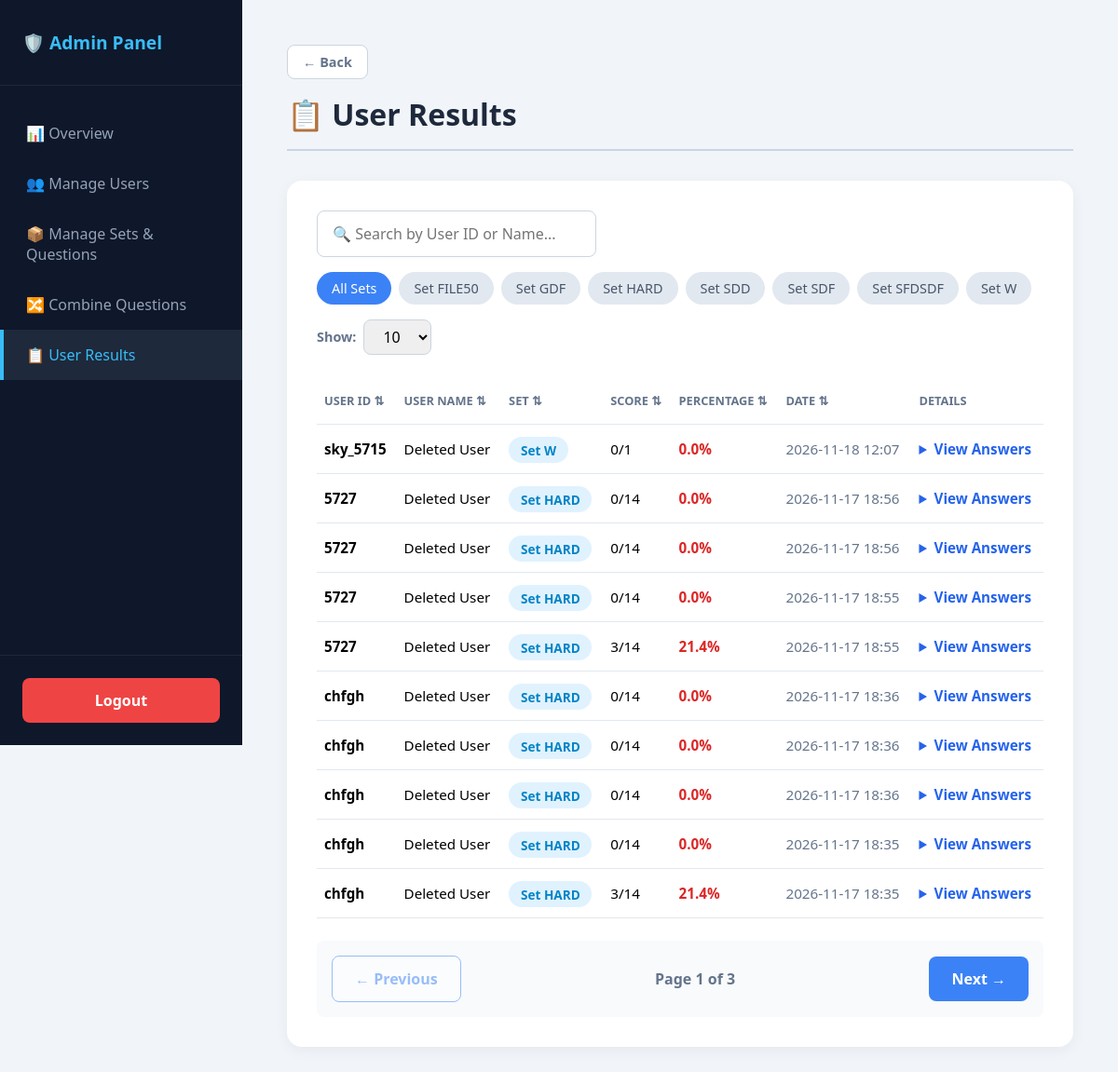
Page /admin/results (signed in) on the earlier database version.
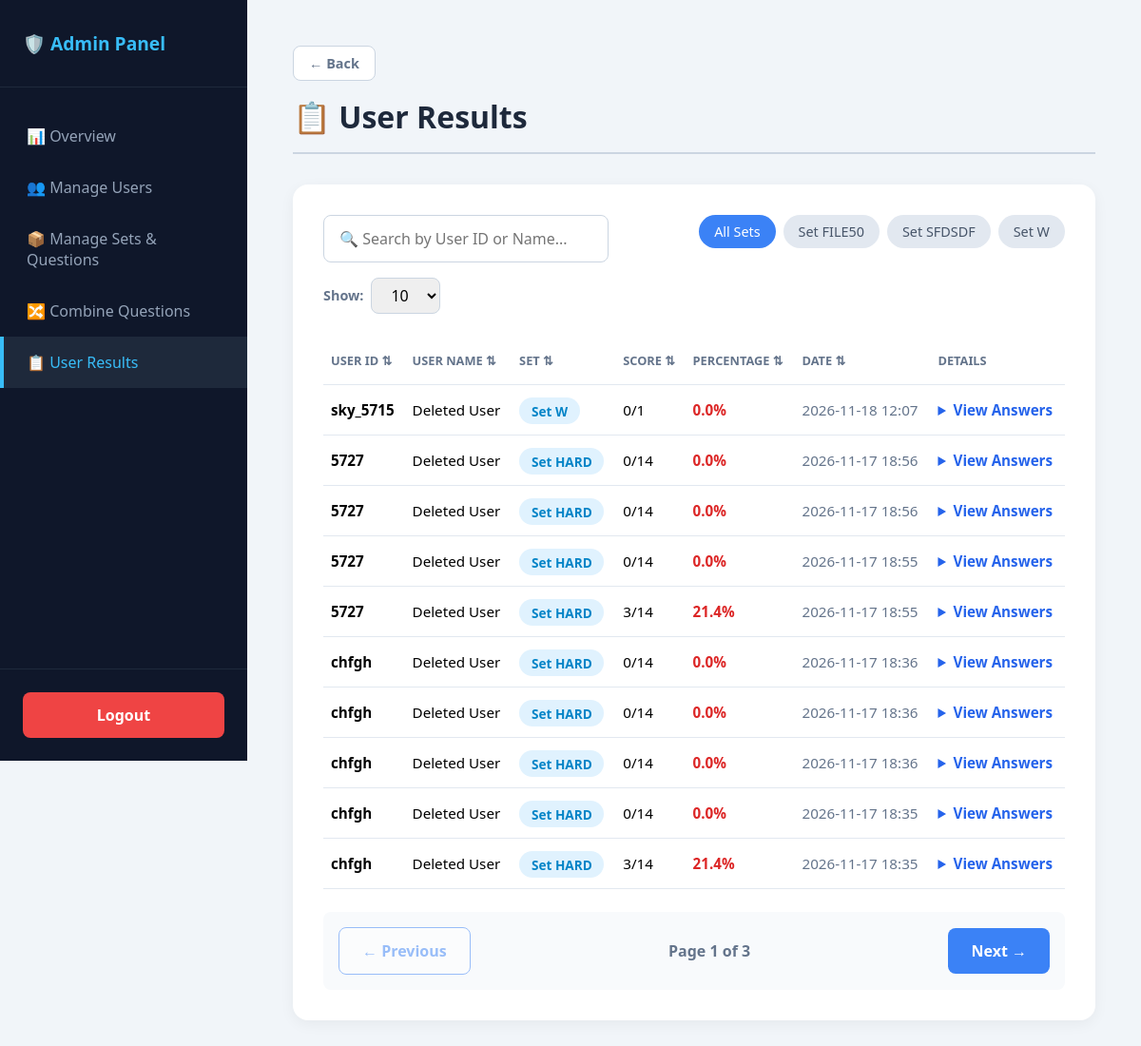
Same page on the later database version.
### tables this page shows
CREATE TABLE sets (
            id INTEGER PRIMARY KEY AUTOINCREMENT,
            name TEXT UNIQUE NOT NULL,
            description TEXT DEFAULT '',
            question_count INTEGER DEFAULT 25,
            duration_minutes INTEGER DEFAULT 30,
            created_at TIMESTAMP DEFAULT CURRENT_TIMESTAMP
        );

CREATE TABLE attempts (
            id INTEGER PRIMARY KEY AUTOINCREMENT,
            student_name TEXT NOT NULL,
            set_name TEXT NOT NULL,
            question_ids TEXT NOT NULL,
            score INTEGER NOT NULL,
            total INTEGER NOT NULL,
            percentage REAL NOT NULL,
            answers TEXT NOT NULL,
            created_at TIMESTAMP DEFAULT CURRENT_TIMESTAMP
        );

### app.py (the view)
@app.route("/admin/results")
def admin_results():
    if not session.get("is_admin"): return redirect(url_for("login"))
    filter_set = request.args.get("set", "").strip()
    conn = get_db()
    if filter_set:
        attempts = conn.execute("""
            SELECT a.*, s.name as full_name
            FROM attempts a
            LEFT JOIN students s ON a.student_name = s.username
            WHERE a.set_name = ?
            ORDER BY a.id DESC
        """, (filter_set,)).fetchall()
    else:
        attempts = conn.execute("""
            SELECT a.*, s.name as full_name
            FROM attempts a
            LEFT JOIN students s ON a.student_name = s.username
            ORDER BY a.id DESC
        """).fetchall()
    detailed = []
    for a in attempts:
        ids = [int(x) for x in a["question_ids"].split(",")]
        placeholders = ",".join("?" * len(ids))
        qs = conn.execute(f"SELECT id, question, option_a, option_b, option_c, option_d, correct_option FROM questions WHERE id IN ({placeholders})", ids).fetchall()
        qmap = {q["id"]: q for q in qs}
        try:
            user_answers = ast.literal_eval(a["answers"]) if a["answers"] else {}
        except Exception as e:
            print(f"Error parsing answers: {e}")
            user_answers = {}
        items = []
        for qid in ids:
            if qid in qmap:
                items.append({
                    "id": qid,
                    "question": qmap[qid]["question"],
                    "option_a": qmap[qid]["option_a"],
                    "option_b": qmap[qid]["option_b"],
                    "option_c": qmap[qid]["option_c"],
                    "option_d": qmap[qid]["option_d"],
                    "correct": qmap[qid]["correct_option"],
                    "selected_answer": user_answers.get(str(qid), "")
                })
        detailed.append({
            "id": a["id"],
            "student_id": a["student_name"],
            "full_name": a["full_name"] or "Deleted User",
            "set_name": a["set_name"],
            "score": a["score"],
            "total": a["total"],
            "percentage": a["percentage"],
            "created_at": a["created_at"],
            "questions": items,
        })
    conn.close()
    return render_template("admin_results.html", page="results", sets=get_all_sets(), attempts=detailed, selected_set=filter_set)

### app.py (called while the page is built)
def get_db():
    conn = sqlite3.connect(DB_NAME)
    conn.row_factory = sqlite3.Row
    return conn

def get_all_sets():
    conn = get_db()
    rows = conn.execute("""
        SELECT s.name, s.description, s.question_count, s.duration_minutes,
               (SELECT COUNT(DISTINCT LOWER(TRIM(question))) FROM questions q WHERE q.set_name = s.name) AS qcount
        FROM sets s ORDER BY s.name
    """).fetchall()
    conn.close()
    return rows

### templates/admin_results.html (shortened to what this page needs)
{% extends "admin_base.html" %}
{% block content %}
<h1 class="page-title">📋 User Results</h1>
<div class="card">
  <div style="display: flex; justify-content: space-between; align-items: flex-start; flex-wrap: wrap; gap: 1rem; margin-bottom: 1.5rem;">
    <div style="width: 300px; position: relative;">
      <input type="text" id="searchInput" onkeyup="filterUsers()" placeholder="🔍 Search by User ID or Name..." style="width: 100%; padding: 0.8rem 2.5rem 0.8rem 1rem; border-radius: 0.5rem; border: 1px solid #cbd5e1; font-size: 1rem; margin-bottom: 0;">
    </div>
    <div class="filter-bar" style="margin-bottom: 0;">
      <a href="{{ url_for('admin_results') }}" class="filter-chip {{ 'active' if not selected_set else '' }}">All Sets</a>
      {% for s in sets %}
        <a href="{{ url_for('admin_results', set=s.name) }}" class="filter-chip {{ 'active' if selected_set == s.name else '' }}">Set {{ s.name }}</a>
      {% endfor %}
    </div>
    <div style="display: flex; align-items: center; gap: 0.5rem;">
      <label style="font-size: 0.9rem; color: #64748b; font-weight: 600;">Show:</label>
      <select id="pageSizeSelect" onchange="changePageSize()" style="width: auto; padding: 0.4rem 1rem; margin-bottom: 0; border-radius: 0.5rem; border: 1px solid #cbd5e1;">
        <option value="10" selected>10</option>
      </select>
    </div>
  </div>
  {% if attempts %}
  <table id="resultsTable">
    <thead>
      <tr>
        <th onclick="sortTable(0)" style="cursor: pointer; user-select: none;">User ID ⇅</th>
        <th onclick="sortTable(1)" style="cursor: pointer; user-select: none;">User Name ⇅</th>
        <th onclick="sortTable(2)" style="cursor: pointer; user-select: none;">Set ⇅</th>
        <th onclick="sortTable(3)" style="cursor: pointer; user-select: none;">Score ⇅</th>
        <th onclick="sortTable(4)" style="cursor: pointer; user-select: none;">Percentage ⇅</th>
        <th onclick="sortTable(5)" style="cursor: pointer; user-select: none;">Date ⇅</th>
        <th>Details</th>
      </tr>
    </thead>
    <tbody id="tableBody">
      {% for a in attempts %}
      <tr class="data-row">
        <td><strong>{{ a.student_id }}</strong></td>
        <td>{{ a.full_name }}</td>
        <td><span class="badge">Set {{ a.set_name }}</span></td>
        <td data-sort="{{ a.score }}">{{ a.score }}/{{ a.total }}</td>
        <td data-sort="{{ a.percentage }}" class="{{ 'text-green' if a.percentage >= 50 else 'text-red' }}" style="font-weight:700;">
          {{ a.percentage }}%
        </td>
        <td style="color:#64748b;">{{ a.created_at[:16] }}</td>
        <td>
          <details>
            <summary>View Answers</summary>
          </details>
        </td>
      </tr>
      {% endfor %}
    </tbody>
  </table>
  <div id="pagination-controls" style="display: flex; justify-content: space-between; align-items: center; margin-top: 1.5rem; background: #f8fafc; padding: 1rem; border-radius: 0.5rem;">
    <button type="button" class="btn btn-outline" id="prevBtn" onclick="changePage(-1)">← Previous</button>
    <div style="font-weight: 600; color: #64748b;">Page <span id="pageNum">1</span> of <span id="totalPages">1</span></div>
    <button type="button" class="btn" id="nextBtn" onclick="changePage(1)">Next →</button>
  </div>
  {% else %}
    <p style="color:#64748b; text-align: center; padding: 3rem;">No attempts found.</p>
  {% endif %}
</div>
{% endblock %}

Differences in the rows shown:
removed sets: name "GDF"
removed sets: name "HARD"
removed sets: name "SDD"
removed sets: name "SDF"
